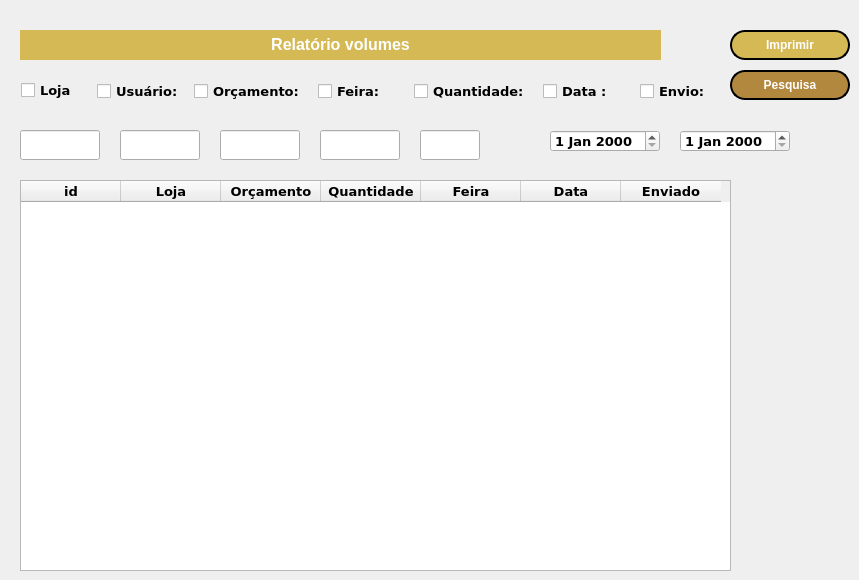
        <widget class="QWidget" name="tab_relatorio">
         <attribute name="title">
          <string>Relatório</string>
         </attribute>
         <widget class="QLineEdit" name="txt_PesquisarLoja">
          <property name="geometry">
           <rect>
            <x>20</x>
            <y>130</y>
            <width>80</width>
            <height>30</height>
           </rect>
          </property>
          <property name="font">
           <font>
            <family>Verdana</family>
            <pointsize>10</pointsize>
            <weight>75</weight>
            <bold>true</bold>
           </font>
          </property>
         </widget>
         <widget class="QPushButton" name="btnPesquisa">
          <property name="geometry">
           <rect>
            <x>730</x>
            <y>70</y>
            <width>120</width>
            <height>30</height>
           </rect>
          </property>
          <property name="styleSheet">
           <string notr="true">QPushButton{	color: rgb(255,255,255);border-style: outset;	border-width: 2px;	 border-radius: 15px; font.setPointSize(12);  font-weight: bold; background-color: rgb(178,136,62);border-color: black;}

QPushButton:hover{background-color: #F2DF80; color:black;}</string>
          </property>
          <property name="text">
           <string>Pesquisa</string>
          </property>
         </widget>
         <widget class="QLabel" name="label_10">
          <property name="geometry">
           <rect>
            <x>20</x>
            <y>30</y>
            <width>641</width>
            <height>30</height>
           </rect>
          </property>
          <property name="sizePolicy">
           <sizepolicy hsizetype="Preferred" vsizetype="Preferred">
            <horstretch>0</horstretch>
            <verstretch>0</verstretch>
           </sizepolicy>
          </property>
          <property name="styleSheet">
           <string notr="true">background-color: rgb(213, 185, 85);
color: rgb(255, 255, 255);</string>
          </property>
          <property name="text">
           <string>&lt;html&gt;&lt;head/&gt;&lt;body&gt;&lt;p align=&quot;center&quot;&gt;&lt;span style=&quot; font-size:12pt; font-weight:600;&quot;&gt;Relatório volumes&lt;/span&gt;&lt;/p&gt;&lt;/body&gt;&lt;/html&gt;</string>
          </property>
          <property name="textFormat">
           <enum>Qt::AutoText</enum>
          </property>
          <property name="alignment">
           <set>Qt::AlignCenter</set>
          </property>
         </widget>
         <widget class="QTableWidget" name="tableWidgetPesquisa">
          <property name="geometry">
           <rect>
            <x>20</x>
            <y>180</y>
            <width>711</width>
            <height>391</height>
           </rect>
          </property>
          <property name="font">
           <font>
            <family>Verdana</family>
            <pointsize>10</pointsize>
            <weight>75</weight>
            <bold>true</bold>
           </font>
          </property>
          <column>
           <property name="text">
            <string>id</string>
           </property>
          </column>
          <column>
           <property name="text">
            <string>Loja</string>
           </property>
          </column>
          <column>
           <property name="text">
            <string>Orçamento</string>
           </property>
          </column>
          <column>
           <property name="text">
            <string>Quantidade</string>
           </property>
          </column>
          <column>
           <property name="text">
            <string>Feira</string>
           </property>
          </column>
          <column>
           <property name="text">
            <string>Data</string>
           </property>
          </column>
          <column>
           <property name="text">
            <string>Enviado</string>
           </property>
          </column>
         </widget>
         <widget class="QPushButton" name="btnPesquisa_Imprimir">
          <property name="geometry">
           <rect>
            <x>730</x>
            <y>30</y>
            <width>120</width>
            <height>30</height>
           </rect>
          </property>
          <property name="styleSheet">
           <string notr="true">QPushButton{color: rgb(255,255,255);border-style: outset;border-width: 2px; border-radius: 15px;font.setPointSize(12); font-weight: bold; background-color: rgb(213,185,85);border-color: black;}

QPushButton:hover{background-color: #F2DF80; color:black}</string>
          </property>
          <property name="text">
           <string>Imprimir</string>
          </property>
         </widget>
         <widget class="QLineEdit" name="txt_PesquisarUsuario">
          <property name="geometry">
           <rect>
            <x>120</x>
            <y>130</y>
            <width>80</width>
            <height>30</height>
           </rect>
          </property>
          <property name="font">
           <font>
            <family>Verdana</family>
            <pointsize>10</pointsize>
            <weight>75</weight>
            <bold>true</bold>
           </font>
          </property>
         </widget>
         <widget class="QLineEdit" name="txt_PesquisarOrcamento">
          <property name="geometry">
           <rect>
            <x>220</x>
            <y>130</y>
            <width>80</width>
            <height>30</height>
           </rect>
          </property>
          <property name="font">
           <font>
            <family>Verdana</family>
            <pointsize>10</pointsize>
            <weight>75</weight>
            <bold>true</bold>
           </font>
          </property>
         </widget>
         <widget class="QLineEdit" name="txt_PesquisarFeira">
          <property name="geometry">
           <rect>
            <x>320</x>
            <y>130</y>
            <width>80</width>
            <height>30</height>
           </rect>
          </property>
          <property name="font">
           <font>
            <family>Verdana</family>
            <pointsize>10</pointsize>
            <weight>75</weight>
            <bold>true</bold>
           </font>
          </property>
         </widget>
         <widget class="QLineEdit" name="txt_PesquisarQuantidade">
          <property name="geometry">
           <rect>
            <x>420</x>
            <y>130</y>
            <width>60</width>
            <height>30</height>
           </rect>
          </property>
          <property name="font">
           <font>
            <family>Verdana</family>
            <pointsize>10</pointsize>
            <weight>75</weight>
            <bold>true</bold>
           </font>
          </property>
         </widget>
         <widget class="QDateEdit" name="dateEdit_PesquisarData">
          <property name="geometry">
           <rect>
            <x>550</x>
            <y>130</y>
            <width>110</width>
            <height>22</height>
           </rect>
          </property>
          <property name="font">
           <font>
            <family>Verdana</family>
            <pointsize>10</pointsize>
            <weight>75</weight>
            <bold>true</bold>
           </font>
          </property>
         </widget>
         <widget class="QDateEdit" name="dateEdit_PesquisarEnvio">
          <property name="geometry">
           <rect>
            <x>680</x>
            <y>130</y>
            <width>110</width>
            <height>22</height>
           </rect>
          </property>
          <property name="font">
           <font>
            <family>Verdana</family>
            <pointsize>10</pointsize>
            <weight>75</weight>
            <bold>true</bold>
           </font>
          </property>
         </widget>
         <widget class="QCheckBox" name="checkBoxUsuario">
          <property name="geometry">
           <rect>
            <x>97</x>
            <y>79</y>
            <width>90</width>
            <height>25</height>
           </rect>
          </property>
          <property name="font">
           <font>
            <family>Verdana</family>
            <pointsize>10</pointsize>
            <weight>75</weight>
            <bold>true</bold>
           </font>
          </property>
          <property name="text">
           <string>Usuário:</string>
          </property>
         </widget>
         <widget class="QCheckBox" name="checkBoxLoja">
          <property name="geometry">
           <rect>
            <x>21</x>
            <y>82</y>
            <width>70</width>
            <height>17</height>
           </rect>
          </property>
          <property name="maximumSize">
           <size>
            <width>70</width>
            <height>17</height>
           </size>
          </property>
          <property name="font">
           <font>
            <family>Verdana</family>
            <pointsize>10</pointsize>
            <weight>75</weight>
            <bold>true</bold>
           </font>
          </property>
          <property name="text">
           <string>Loja</string>
          </property>
         </widget>
         <widget class="QCheckBox" name="checkBoxQquantidade">
          <property name="geometry">
           <rect>
            <x>414</x>
            <y>79</y>
            <width>121</width>
            <height>25</height>
           </rect>
          </property>
          <property name="font">
           <font>
            <family>Verdana</family>
            <pointsize>10</pointsize>
            <weight>75</weight>
            <bold>true</bold>
           </font>
          </property>
          <property name="text">
           <string>Quantidade:</string>
          </property>
         </widget>
         <widget class="QCheckBox" name="checkBoxFeira">
          <property name="geometry">
           <rect>
            <x>318</x>
            <y>79</y>
            <width>75</width>
            <height>25</height>
           </rect>
          </property>
          <property name="font">
           <font>
            <family>Verdana</family>
            <pointsize>10</pointsize>
            <weight>75</weight>
            <bold>true</bold>
           </font>
          </property>
          <property name="text">
           <string>Feira:</string>
          </property>
         </widget>
         <widget class="QCheckBox" name="checkBoxData">
          <property name="geometry">
           <rect>
            <x>543</x>
            <y>79</y>
            <width>75</width>
            <height>25</height>
           </rect>
          </property>
          <property name="font">
           <font>
            <family>Verdana</family>
            <pointsize>10</pointsize>
            <weight>75</weight>
            <bold>true</bold>
           </font>
          </property>
          <property name="text">
           <string>Data :</string>
          </property>
         </widget>
         <widget class="QCheckBox" name="checkBoxEnvio">
          <property name="geometry">
           <rect>
            <x>640</x>
            <y>79</y>
            <width>75</width>
            <height>25</height>
           </rect>
          </property>
          <property name="font">
           <font>
            <family>Verdana</family>
            <pointsize>10</pointsize>
            <weight>75</weight>
            <bold>true</bold>
           </font>
          </property>
          <property name="text">
           <string>Envio:</string>
          </property>
         </widget>
         <widget class="QCheckBox" name="checkBoxOrcamento">
          <property name="geometry">
           <rect>
            <x>194</x>
            <y>79</y>
            <width>120</width>
            <height>25</height>
           </rect>
          </property>
          <property name="font">
           <font>
            <family>Verdana</family>
            <pointsize>10</pointsize>
            <weight>75</weight>
            <bold>true</bold>
           </font>
          </property>
          <property name="text">
           <string>Orçamento:</string>
          </property>
         </widget>
        </widget>
